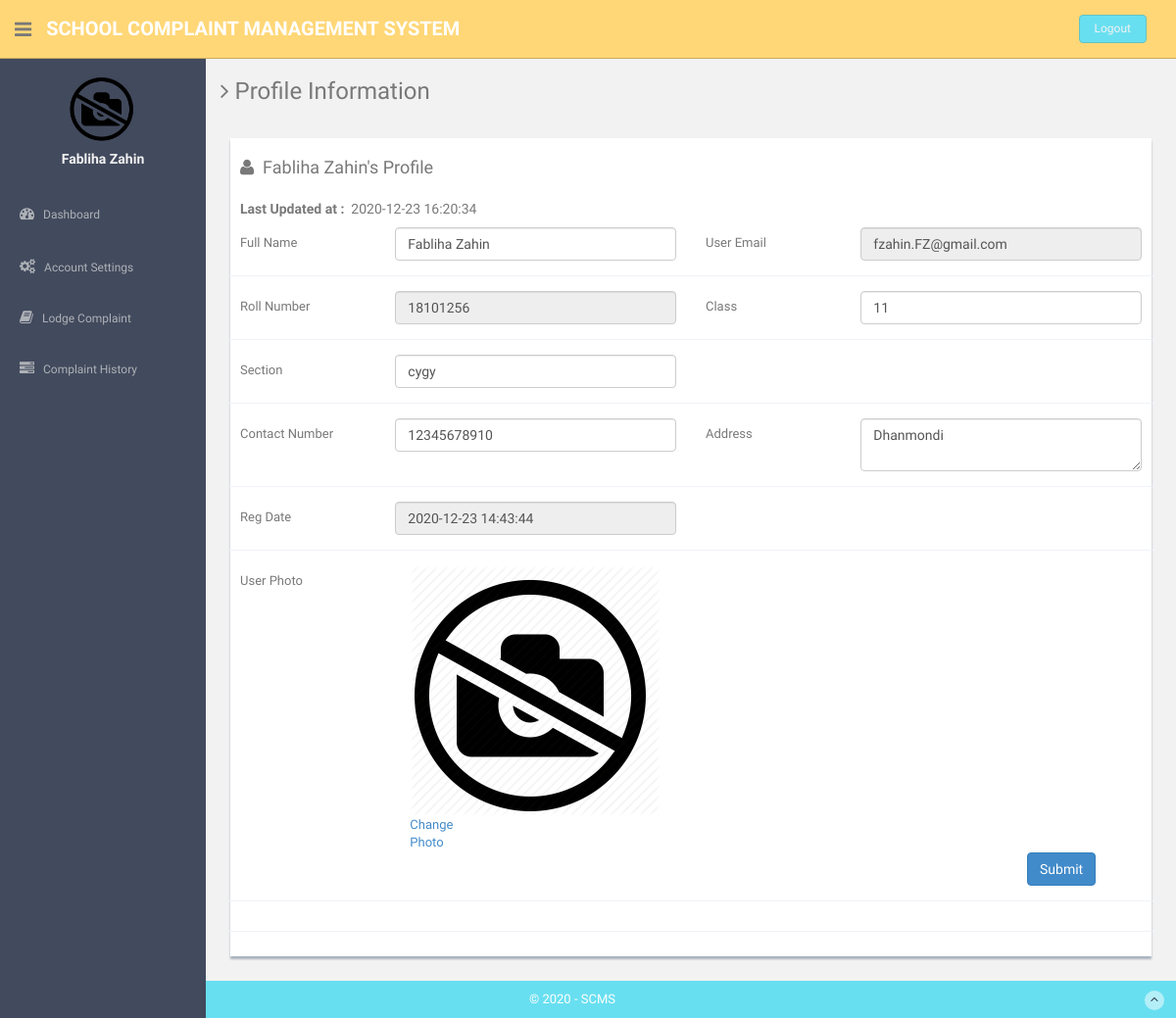
Screenshot of /users/profile.php (signed in) with the database file from the repository.
### tables this page shows
CREATE TABLE `users` (
  `id` int(11) NOT NULL,
  `fullName` varchar(255) DEFAULT NULL,
  `userEmail` varchar(255) DEFAULT NULL,
  `password` varchar(255) DEFAULT NULL,
  `contactNo` bigint(11) DEFAULT NULL,
  `class` varchar(11) DEFAULT NULL,
  `rollNo` int(8) DEFAULT NULL,
  `address` varchar(255) DEFAULT NULL,
  `section` varchar(100) DEFAULT NULL,
  `userImage` varchar(255) DEFAULT NULL,
  `regDate` timestamp NOT NULL DEFAULT current_timestamp(),
  `updationDate` timestamp NULL DEFAULT NULL,
  `status` int(1) DEFAULT NULL
);

### users/profile.php (the view, shortened to what this page needs)
<?php
include('includes/config.php');
if(strlen($_SESSION['login'])==0)
  {
header('location:index.php');
}
else{
?>
<!DOCTYPE html>
<html lang="en">
  <head>
    <link href="assets/css/bootstrap.css" rel="stylesheet">
    <link href="assets/font-awesome/css/font-awesome.css" rel="stylesheet" />
    <link rel="stylesheet" type="text/css" href="assets/js/bootstrap-datepicker/css/datepicker.css" />
    <link rel="stylesheet" type="text/css" href="assets/js/bootstrap-daterangepicker/daterangepicker.css" />
    <link href="assets/css/style.css" rel="stylesheet">
    <link href="assets/css/style-responsive.css" rel="stylesheet">
  </head>
  <body>
  <section id="container" >
     <?php include("includes/header.php");?>
      <?php include("includes/sidebar.php");?>
      <section id="main-content">
          <section class="wrapper">
          	<h3><i class="fa fa-angle-right"></i> Profile Information</h3>
          	<div class="row mt">
          		<div class="col-lg-12">
                  <div class="form-panel">
 <?php $query=mysqli_query($con,"select * from users where userEmail='".$_SESSION['login']."'");
 while($row=mysqli_fetch_array($query))
 {
 ?>
  <h4 class="mb"><i class="fa fa-user"></i>&nbsp;&nbsp;<?php echo htmlentities($row['fullName']);?>'s Profile</h4>
    <h5><b>Last Updated at :</b>&nbsp;&nbsp;<?php echo htmlentities($row['updationDate']);?></h5>
                      <form class="form-horizontal style-form" method="post" name="profile" >
<div class="form-group">
<label class="col-sm-2 col-sm-2 control-label">Full Name</label>
<div class="col-sm-4">
<input type="text" name="fullname" required="required" value="<?php echo htmlentities($row['fullName']);?>" class="form-control" >
 </div>
<label class="col-sm-2 col-sm-2 control-label">User Email </label>
 <div class="col-sm-4">
<input type="email" name="useremail" required="required" value="<?php echo htmlentities($row['userEmail']);?>" class="form-control" readonly>
</div>
 </div>
 <div class="form-group">
<label class="col-sm-2 col-sm-2 control-label">Roll Number</label>
 <div class="col-sm-4">
<input type="text" name="rollno" maxlength="8" required="required" value="<?php echo htmlentities($row['rollNo']);?>" class="form-control" readonly>
</div>
<label class="col-sm-2 col-sm-2 control-label">Class</label>
<div class="col-sm-4">
<input type="text" name="class" required="required" value="<?php echo htmlentities($row['class']);?>" class="form-control">
</div>
</div>
<div class="form-group">
<label class="col-sm-2 col-sm-2 control-label">Section</label>
<div class="col-sm-4">
<input type="text" name="section" required="required" value="<?php echo htmlentities($row['section']);?>" class="form-control">
</div>
</div>
<div class="form-group">
<label class="col-sm-2 col-sm-2 control-label">Contact Number</label>
 <div class="col-sm-4">
<input type="text" name="contactno" required="required" value="<?php echo htmlentities($row['contactNo']);?>" class="form-control">
</div>
<label class="col-sm-2 col-sm-2 control-label">Address </label>
<div class="col-sm-4">
<textarea  name="address" required="required" class="form-control"><?php echo htmlentities($row['address']);?></textarea>
</div>
</div>
<div class="form-group">
<label class="col-sm-2 col-sm-2 control-label">Reg Date </label>
<div class="col-sm-4">
<input type="text" name="regdate" required="required" value="<?php echo htmlentities($row['regDate']);?>" class="form-control" readonly>
 </div>
</div>
<div class="form-group">
<label class="col-sm-2 col-sm-2 control-label">User Photo</label>
<div class="col-sm-4">
<?php $userphoto=$row['userImage'];
if($userphoto==""):
?>
<div class="col-sm-4">
<img src="userimages/noimage.png" width="256" height="256" >
<a href="update-image.php">Change Photo</a>
<?php else:?>
  <div class="col-sm-4">
	<img src="userimages/<?php echo htmlentities($userphoto);?>" width="256" height="256">
	<a href="update-image.php">Change Photo</a>
<?php endif;?>
</div>
</div>
<?php } ?>
                          <div class="form-group">
                           <div class="col-sm-10" style="padding-left:85% ">
<button type="submit" name="submit" class="btn btn-primary">Submit</button>
</div>
</div>
                          </form>
                          </div>
                          </div>
                          </div>
		</section>
      </section>
    <?php include("includes/footer.php");?>
  </section>
  </body>
</html>
<?php } ?>

### users/includes/header.php
<header class="header black-bg">
             <div class="sidebar-toggle-box">
                 <div class="fa fa-bars tooltips" data-placement="right" data-original-title="Toggle Navigation"></div>
             </div>
           <a href="dashboard.php" class="logo"><b>School Complaint Management System</b></a>
           <div class="top-menu">
           	<ul class="nav pull-right top-menu">
                   <li><a class="logout" href="logout.php">Logout</a></li>
           	</ul>
           </div>
       </header>

### users/includes/sidebar.php (shortened to what this page needs)
<aside>
          <div id="sidebar"  class="nav-collapse ">
              <ul class="sidebar-menu" id="nav-accordion">
                              <?php $query=mysqli_query($con,"select fullName,userImage from users where userEmail='".$_SESSION['login']."'");
 while($row=mysqli_fetch_array($query))
 {
 ?>
                  <p class="centered"><a href="profile.php">
<?php $userphoto=$row['userImage'];
if($userphoto==""):
?>
<img src="userimages/noimage.png"  class="img-circle" width="70" height="70" >
<?php else:?>
  <img src="userimages/<?php echo htmlentities($userphoto);?>" class="img-circle" width="70" height="70">
<?php endif;?>
</a>
</p>
                  <h5 class="centered"><?php echo htmlentities($row['fullName']);?></h5>
                  <?php } ?>
                  <li class="mt">
                      <a href="dashboard.php">
                          <i class="fa fa-dashboard"></i>
                          <span>Dashboard</span>
                      </a>
                  </li>
                  <li class="sub-menu">
                      <a href="javascript:;" >
                          <i class="fa fa-cogs"></i>
                          <span>Account Settings</span>
                      </a>
                  </li>
                  <li class="sub-menu">
                      <a href="register-complaint.php" >
                          <i class="fa fa-book"></i>
                          <span>Lodge Complaint</span>
                      </a>
                    </li>
                  <li class="sub-menu">
                      <a href="complaint-history.php" >
                          <i class="fa fa-tasks"></i>
                          <span>Complaint History</span>
                      </a>
                  </li>
              </ul>
          </div>
      </aside>

### users/includes/footer.php
<footer class="site-footer">
         <div class="text-center">
             © 2020 - SCMS
             <a href="#" class="go-top">
                 <i class="fa fa-angle-up"></i>
             </a>
         </div>
     </footer>

### users/assets/css/style.css (style rules this page uses)
body { color: #797979; background: #f2f2f2; font-family: 'Ruda', sans-serif; padding: 0px !important; margin: 0px !important; font-size:13px; }
ul li { list-style: none; }
a, a:hover, a:focus { text-decoration: none; outline: none; }
#container { width: 100%; height: 100%; }
.centered { text-align: center; }
.mt { margin-top: 25px; }
.mb { margin-bottom: 25px; }
ul.top-menu > li > .logout { color: #f2f2f2; font-size: 12px; border-radius: 4px; -webkit-border-radius: 4px; border: 1px solid #64c3c2 !important; padding: 5px 15px; margin-right: 15px; background: #68dff0; margin-top: 15px; }
#sidebar { width: 210px; height: 100%; position: fixed; background: #424a5d; }
#sidebar h5 { color: #f2f2f2; font-weight: 700; }
#sidebar ul li { position: relative; }
ul.sidebar-menu , ul.sidebar-menu li ul.sub { margin: -2px 0 0; padding: 0; }
ul.sidebar-menu { margin-top: 75px; }
ul.sidebar-menu li { margin-bottom: 5px; margin-left:10px; margin-right:10px; }
ul.sidebar-menu li.sub-menu { line-height: 15px; }
ul.sidebar-menu li a span { display: inline-block; }
ul.sidebar-menu li a { color: #aeb2b7; text-decoration: none; display: block; padding: 15px 0 15px 10px; font-size: 12px; outline: none; -webkit-transition: all 0.3s ease; -moz-transition: all 0.3s ease; -o-transition: all 0.3s ease; -ms-transition: all 0.3s ease; transition: all 0.3s ease; }
ul.sidebar-menu li a i { font-size: 15px; padding-right: 6px; }
#main-content { margin-left: 210px; }
.header, .footer { min-height: 60px; padding: 0 15px; }
.header { position: fixed; left: 0; right: 0; z-index: 1002; }
.black-bg { background: #ffd777; border-bottom: 1px solid #c9aa5f; }
.wrapper { display: inline-block; margin-top: 60px; padding-left: 15px; padding-right: 15px; padding-bottom: 15px; padding-top: 0px; width: 100%; }
a.logo { font-size: 20px; color: #ffffff; float: left; margin-top: 15px; text-transform: uppercase; }
a.logo b { font-weight: 900; }
#top_menu .nav > li, ul.top-menu > li { float: left; }
ul.top-menu > li > a { color: #666666; font-size: 16px; border-radius: 4px; -webkit-border-radius: 4px; border:1px solid #666666 !important; padding: 2px 6px; margin-right: 15px; }
.sidebar-toggle-box { float: left; padding-right: 15px; margin-top: 20px; }
.sidebar-toggle-box .fa-bars { cursor: pointer; display: inline-block; font-size: 20px; }
.form-panel { background: #ffffff; margin: 10px; padding: 10px; box-shadow: 0px 3px 2px #aab2bd; text-align: left; }
label { font-weight: 400; }
.form-horizontal.style-form .form-group { border-bottom: 1px solid #eff2f7; padding-bottom: 15px; margin-bottom: 15px; }
@media (min-width: 768px) { .form-horizontal .control-label { text-align: left; } }
.site-footer { background: #68dff0; color: #fff; padding: 10px 0; }
.go-top { margin-right: 1%; float: right; background: rgba(255,255,255,.5); width: 20px; height: 20px; border-radius: 50%; -webkit-border-radius: 50%; }
.go-top i { color: #2A3542; }

### rows the page displays
users: fullName "Fabliha Zahin", updationDate "2020-12-23 16:20:34", fullname "Fabliha Zahin", useremail "fzahin.FZ@gmail.com", rollno "18101256", class "11", section "cygy", contactno "12345678910", address "Dhanmondi", regdate "2020-12-23 14:43:44"
